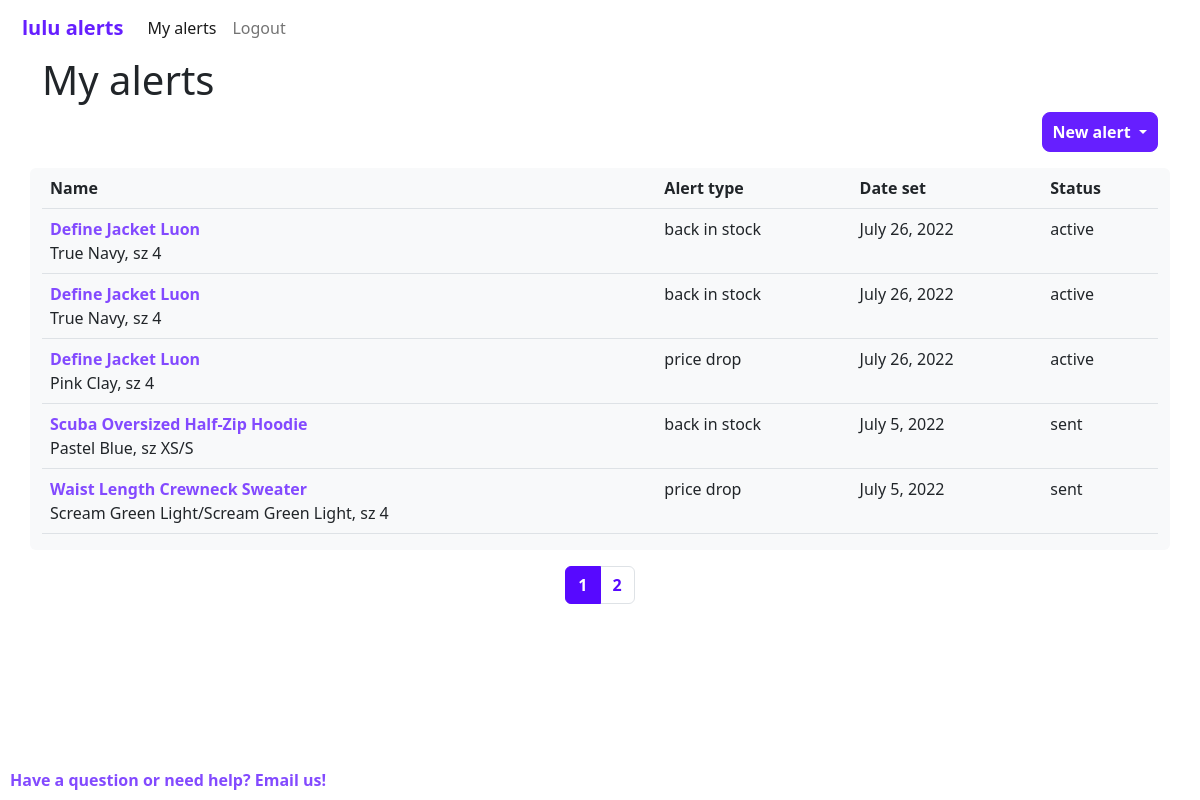
Before: /myalerts/ (signed in) with the older database file.
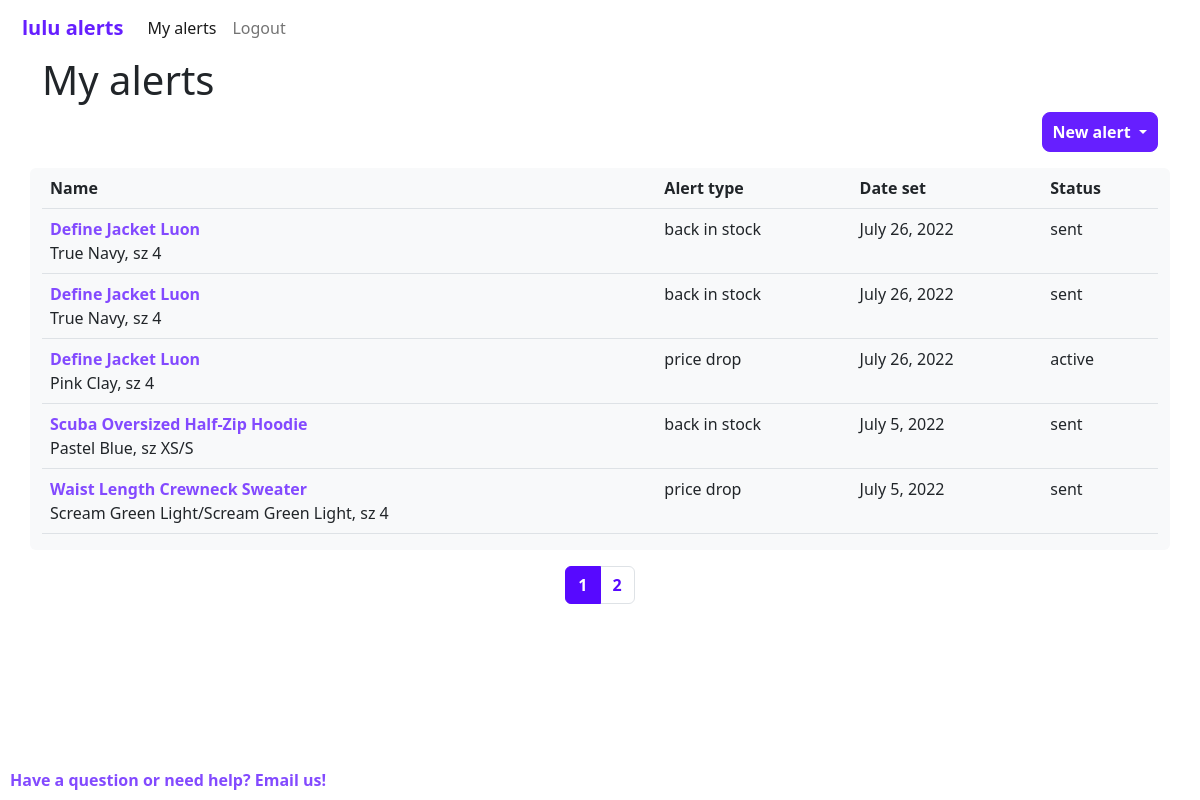
After: the same page with the newer database file.
### lulu_alerts/models.py (models this page shows, shortened)
class Alerts(models.Model):
    product = models.ForeignKey(Products, on_delete=models.CASCADE)
    user = models.ForeignKey(settings.AUTH_USER_MODEL, on_delete=models.CASCADE) # or should this be on User ? as above?
    alert_type = models.CharField(max_length=20)
    status = models.ForeignKey(Alert_Status, on_delete=models.CASCADE)
    target_price = models.DecimalField(blank=True,decimal_places=2,max_digits=5)
    date_set = models.DateField()
    alert_method = models.CharField(max_length=20, default="email")

class Products(models.Model):
    name = models.CharField(max_length=200)
    size = models.CharField(max_length=64)
    color = models.CharField(max_length=64)
    price = models.DecimalField(blank=True,decimal_places=2,max_digits=5)
    currency = models.CharField(max_length=6)
    url = models.URLField(max_length=200)
    in_stock = models.BooleanField(default=True) # added this new....

class Alert_Status(models.Model):
    status = models.CharField(max_length=64)

### lulu_alerts/views.py (the view)
# urls.py: path("myalerts/",views.myalerts,name="myalerts"),
@login_required(login_url='lulu_alerts:login')
def myalerts(request,page=1):
    u = User.objects.get(username=request.user)
    alert_list = Alerts.objects.filter(user=u.id).order_by('-id')
    p = Paginator(alert_list,5)
    page_object = p.get_page(page)
    return render(request, "lulu_alerts/myalerts.html", {
        "alerts":page_object,
        "p":p
    })

### lulu_alerts/templates/lulu_alerts/myalerts.html (shortened to what this page needs)
{% extends "lulu_alerts/layout_loggedin.html" %}
{% block nav_item_myalerts %} active {% endblock nav_item_myalerts %}
{% block body %}
<div class="container">
    <div class="row" style="padding-bottom:30px;">
    <h1> My alerts </h1>
    <div class="btn-group d-flex justify-content-end" role="group" aria-label="Button group with nested dropdown">
        <div class="btn-group" role="group">
            <button id="btnGroupDrop1" type="button" class="btn btn-primary dropdown-toggle" data-bs-toggle="dropdown" aria-expanded="false">
            New alert
            </button>
        </div>
    </div>
    <div class="container my-3 bg-light rounded">
        <table class="table">
        {% if alerts|length > 0 %}
            <tr>
                <th>Name</th>
                <th>Alert type</th>
                <th>Date set</th>
                <th>Status</th>
            </tr>
            {% for alert in alerts %}
                    <tr>
                        <td><a href="{% url 'lulu_alerts:viewalert' id=alert.id %}" class="link">{{alert.product.name}}</a><br>{{alert.product.color}}, sz {{alert.product.size}}</td>
                        {% if alert.alert_type == "price_drop" %}
                        <td>price drop</td>
                        {% else %}
                        <td>back in stock</td>
                        {% endif %}
                        <td>{{alert.date_set}}</td>
                        {% if alert.status.status == "triggered" %}
                            <td>sent</td>
                        {% else %}
                           <td>{{alert.status.status}}</td>
                        {% endif %}
                    </tr>
            {% endfor %}
            {% endif %}
        </table>
    </div>
    <nav aria-label="page nav">
        <ul class="pagination justify-content-center">
        {% if p.num_pages > 1 %}
            {% for page in p.page_range %}
                <li class="page-item {% if page == alerts.number %}active{% endif %}" data-page={{page}}><a class="page-link" href="{% url 'lulu_alerts:myalerts' page=page %}">{{page}}</a></li>
            {% endfor %}
        {% endif %}
        </ul>
    </nav>
</div>
</div>
{% endblock %}

### lulu_alerts/templates/lulu_alerts/layout_loggedin.html (shortened to what this page needs)
{% load static %}
<!DOCTYPE html>
<html lang="en">
    <head>
        <link rel="stylesheet" href="https://cdn.jsdelivr.net/npm/bootstrap@5.2.0-beta1/dist/css/bootstrap.min.css">
        <link rel="stylesheet" href="{% static 'lulu_alerts/variables.css' %}">
    </head>
    <body>
            <nav class="navbar navbar-expand-md">
                <div class="container-fluid">
                <a class="navbar-brand" href="{% url 'lulu_alerts:myalerts' %}"><b>lulu alerts</b></a>
                  <div class="collapse navbar-collapse" id="navbarNavDropdown">
                    <ul class="navbar-nav">
                        <li class="nav-item">
                            <a class="nav-link {% block nav_item_myalerts %}{% endblock nav_item_myalerts %}" href="{% url 'lulu_alerts:myalerts' %}">My alerts</a>
                        </li>
                        <li class="nav-item">
                        <a class="nav-link {% block nav_item_logout %}{% endblock nav_item_logout %}" href="{% url 'lulu_alerts:logout' %}">Logout</a>
                        </li>
                    </ul>
                  </div>
                </div>
            </nav>
        {% block body %}
        {% endblock %}
    <nav class="navbar fixed-bottom">
            <a class="nav-item" href="mailto:hello.lulualerts@gmail.com">Have a question or need help? Email us!</a>
    </nav>
    </body>
</html>

### lulu_alerts/static/lulu_alerts/variables.css (style rules this page uses)
.link, a { color: #834AFF; font-weight: bold; text-decoration: none; }
.btn-outline-primary, a.btn-outline-primary, .btn-primary, a.btn-primary { --bs-btn-font-weight: 600; --bs-btn-border-radius: .5rem; --bs-btn-hover-border-color: var(--bs-btn-hover-bg); --bs-btn-padding-x: 10px; --bs-btn-padding-y: 7px; }
.btn-primary, a.btn-primary { --bs-btn-bg: #661FFF; --bs-btn-border-color: var(--bs-btn-bg); --bs-btn-color:white; --bs-btn-hover-bg: #834AFF; --bs-btn-hover-color: white; --bs-btn-hover-border-color: var(--bs-btn-hover-bg); --bs-btn-active-bg: var(--bs-btn-hover-bg); --bs-btn-active-color: var(--bs-btn-hover-color); --bs-btn-active-border-color:var(--bs-btn-active-bg); --bs-btn-focus-bg:var(--bs-btn-hover-bg); --bs-btn-focus-color:var(--bs-btn-hover-color); --bs-btn-focus-shadow-rgb: 87, 9, 255; --bs-btn-focus-border-color:var(--bs-btn-focus-shadow-rgb); --bs-btn-disabled-bg: #CCCCCC; --bs-btn-disabled-color: #909090; --bs-btn-disabled-border-color: #CCCCCC; }
.pagination { --bs-pagination-color: #5709FF; --bs-pagination-bg: white; --bs-pagination-active-color: white; --bs-pagination-active-bg: #5709FF; --bs-pagination-hover-color:#661FFF; --bs-pagination-focus-box-shadow: 0 0 0 0.25rem rgba(87, 9, 255, 0.25); font-weight: 100; --bs-pagination-active-border-color:#5709FF; --bs-pagination-focus-color:#834AFF; }
.navbar { padding-left: 10px; background: white; }
.navbar-brand { color: #661FFF; }

Changed rows visible on the page:
changed Alerts (number 1 of 5 on the later page): status.status "active" → (not shown); now shows "sent"
changed Alerts (number 2 of 5 on the later page): status.status "active" → (not shown); now shows "sent"
